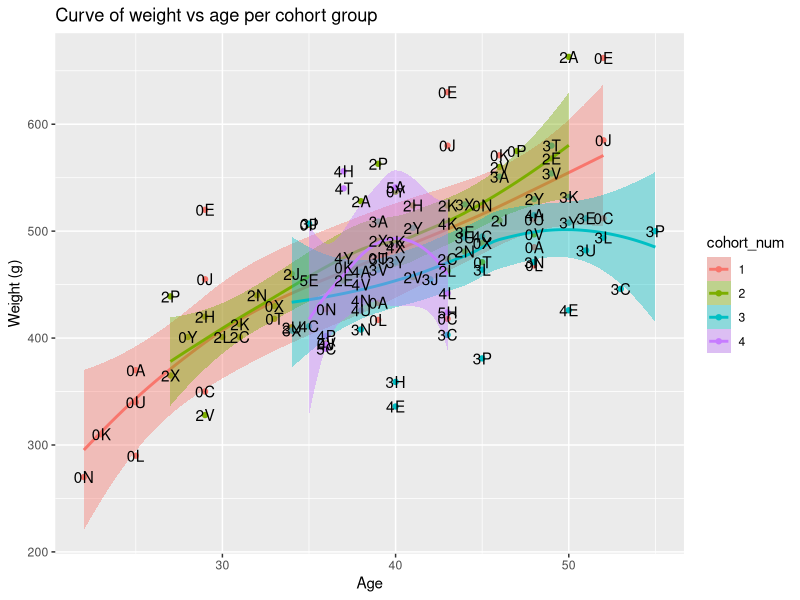
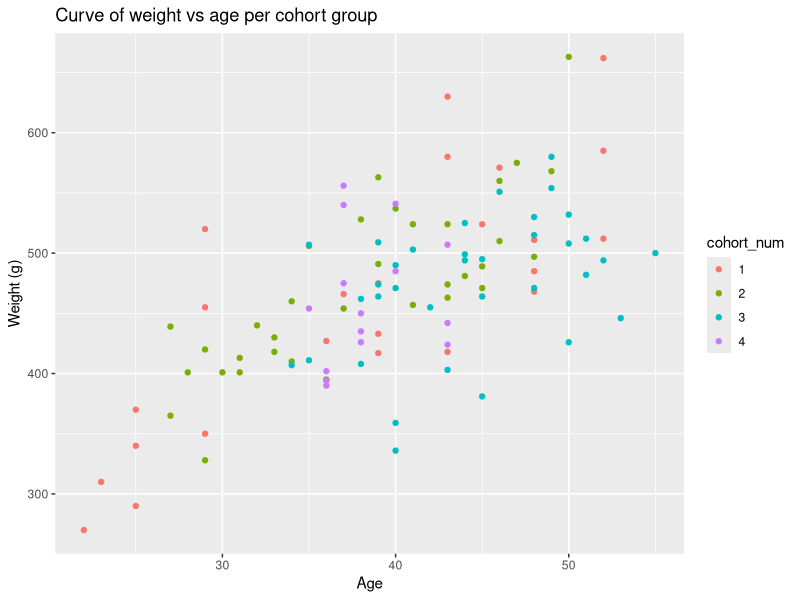
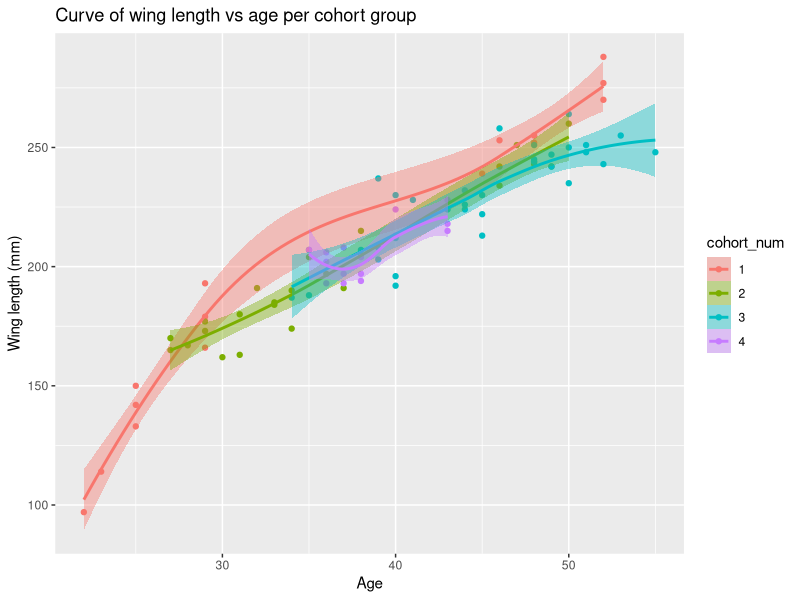
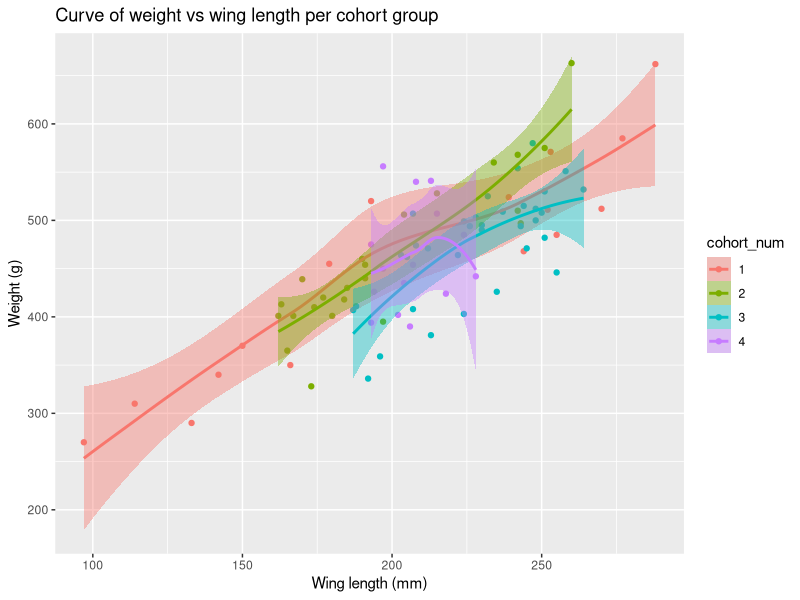

These charts were generated, in order, by the following R code: (Note: this script raises an error after producing the figures.)
##############################
#
#    NE103: WWT headstarted Curlew age vs mass
#
##############################

library(tidyverse)
library(patchwork)


# sexing results
df <- data.frame(sex = c("F", "M", "U"), totals = c(27+43, 20+35, 3+1))
df <- rbind(c(27+43), c(20+35))
dimnames(df) <- list(sex = c("F","M"), totals = c("observed"))
xsq <- chisq.test(df)


# Set working directory
# setwd("~/Dropbox/BTO-Projects/Curlew and waders/NE103/Methods & fieldwork/permissions")

# Load data
# dt <- read.csv(file.path("headstart_CU_age_mass.csv"), header = TRUE, stringsAsFactors = FALSE)
dt <- read.csv(file.path("data/headstart_curlew_2021_biometrics.csv"), header = TRUE, stringsAsFactors = FALSE) %>% filter(flag_id != "2T")
dt <- dt %>% 
  mutate(cohort_num = as.factor(cohort_num))

# 2021 data from Pensthorpe
curve_age_mass <- ggplot(data = dt) +
  geom_point(aes(y = weight, x = age, colour = cohort_num)) +
  geom_smooth(aes(y = weight, x = age, fill = cohort_num, colour = cohort_num), span = 1.2) +
  geom_text(aes(y = weight, x = age, label = flag_id)) +
  labs(x = "Age", y = "Weight (g)", title = "Curve of weight vs age per cohort group")

ggsave("output/figures/age_weight_per_cohort_with-smooth_with-flags.png", device = "png", width = 30, height = 20, units = "cm")

curve_age_mass <- ggplot(data = dt) +
  geom_point(aes(y = weight, x = age, colour = cohort_num)) +
  # geom_smooth(aes(y = weight, x = age, fill = cohort_num, colour = cohort_num)) +
  labs(x = "Age", y = "Weight (g)", title = "Curve of weight vs age per cohort group")

ggsave("output/figures/age_weight_per_cohort_no-smooth.png", device = "png", width = 30, height = 20, units = "cm")

# Wing vs age
curve_age_wing <- ggplot(data = dt) +
  geom_point(aes(y = wing, x = age, colour = cohort_num)) +
  geom_smooth(aes(y = wing, x = age, fill = cohort_num, colour = cohort_num), span = 1.2) +
  labs(x = "Age", y = "Wing length (mm)", title = "Curve of wing length vs age per cohort group")

ggsave("output/figures/age_wing_per_cohort_with-smooth.png", device = "png", width = 30, height = 20, units = "cm")


# Weight vs wing
curve_weight_wing <- ggplot(data = dt) +
  geom_point(aes(y = weight, x = wing, colour = cohort_num)) +
  geom_smooth(aes(y = weight, x = wing, fill = cohort_num, colour = cohort_num), span = 1.2) +
  labs(x = "Wing length (mm)", y = "Weight (g)", title = "Curve of weight vs wing length per cohort group")

ggsave("output/figures/weight_wing_per_cohort_with-smooth.png", device = "png", width = 30, height = 20, units = "cm")


#####################################
#####################################
#####################################


# Plot age vs weight
curve_age_mass <- ggplot(data = dt) +
  geom_point(aes(y = last_mass, x = age_last_mass)) +
  geom_smooth(aes(y = last_mass, x = age_last_mass)) +
  labs(x = "Age at last mass", y = "Lass mass (g)", title = "Curve of last mass vs age at last mass")


age_violin <- ggplot() +
  geom_violin(data = dt,
              aes(y = age_released,
                  x = "Released")) +
  geom_jitter(data = dt,
              aes(y = age_released,
                  x = "Released"),
              height = 0, width = 0.1) +
  geom_violin(data = dt,
              aes(y = age_last_mass,
                  x = "Last mass")) +
  geom_jitter(data = dt,
              aes(y = age_last_mass,
                  x = "Last mass"),
              height = 0, width = 0.1) +
  labs(x = "", y = "Age", title = "Age of all birds when mass last measured, and on release")

mass_violin <- ggplot(data = dt %>% filter(age_last_mass >= 43),
                      aes(y = last_mass,
                          x = "")) +
  geom_violin() +
  geom_jitter(height = 0, width = 0.1) +
  theme(axis.ticks = element_blank()) +
  labs(x = "", y = "Last mass (g)", title = "Mass of all birds measured when >= 43 days old\n(minimum age when birds released)")

# Put plots together and save
((curve_age_mass / age_violin) | mass_violin) +
  plot_annotation(tag_levels = 'A')

ggsave("age_mass_plots.png", device = "png", width = 30, height = 20, units = "cm")

# Calculate descriptive stats
dt %>% filter(age_last_mass >= 43) %>% summarise(mean(last_mass))
dt %>% filter(age_last_mass >= 43) %>% summarise(range(last_mass))
dt %>% summarise(range(age_last_mass))


  
